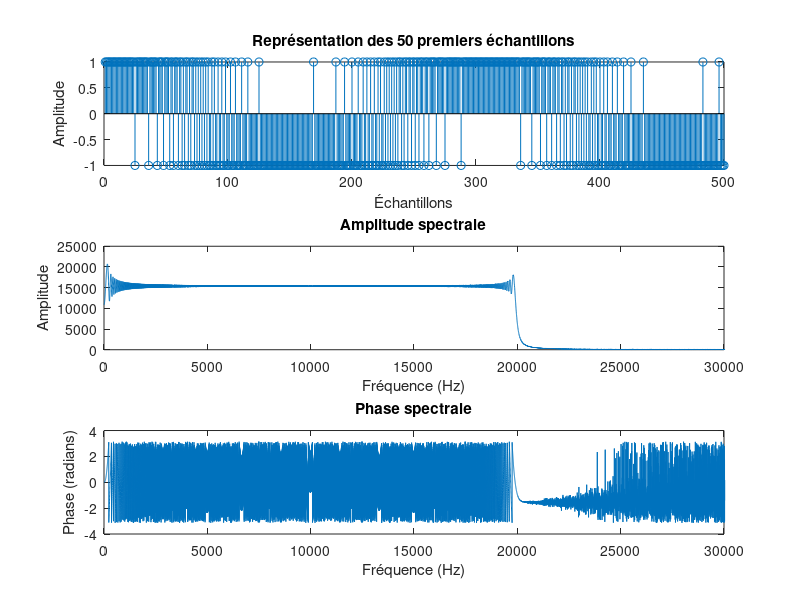

The MATLAB source for this figure: (Note: this script raises an error after producing the figure.)
close all
clear all

Data = load('pdm_in.mat');
pdm_signal = Data.in;
FS  = 6.144e6;  % Frequency
%audiowrite('Sound.wav', pdm_signal, FS);

%% Calcul de la FFT
N = length(pdm_signal);             % Nombre de points
fft_signal = fft(pdm_signal);       % Transformée de Fourier
f = (0:N-1)*(FS/N);                 % Axe des fréquences (en Hz)

% Amplitude et phase
amplitude = abs(fft_signal);        % Amplitude spectrale
phase = angle(fft_signal);          % Phase spectrale

% Représentation des 50 premiers échantillons
figure(1);
subplot(3,1,1);
stem(pdm_signal(1:500));
title("Représentation des 50 premiers échantillons");
xlabel("Échantillons");
ylabel("Amplitude");

% Amplitude et phase
amplitude = abs(fft_signal);        % Amplitude spectrale
phase = angle(fft_signal);          % Phase spectrale

% Représentation de l'amplitude spectrale
subplot(3,1,2);
plot(f, amplitude); % On affiche seulement jusqu'à FS/2 (spectre positif)
xlim([0 30000])
title("Amplitude spectrale");
xlabel("Fréquence (Hz)");
ylabel("Amplitude");

% Représentation de la phase spectrale
subplot(3,1,3);
plot(f, phase); % On affiche seulement jusqu'à FS/2 (spectre positif)
xlim([0 30000])
title("Phase spectrale");
xlabel("Fréquence (Hz)");
ylabel("Phase (radians)");

%% Faire une décimation 1. filtrer 2.sous échantillonner
%paramètres du filtre : 
% fc = 20 kHz
% BP = [20k : fs/2M] = [20k : 24k]
% Gain = 1 dB
% atténuation = (6.02*20bits + 1.76) = 122.16 dB
% on choisit un filtre passe bas IIR elliptique

%% Filtrage en cascade 

% Filtre 1 M = 16
Hd1 = filter_1_order_5();  % Fonction elliptique fournie
[b1, a1] = tf(Hd1);                     % Obtenir les coefficients du filtre IIR
% Appliquer le filtre passe-bas
filtered_signal1 = filtfilt(b1, a1, fft_signal);
% Amplitude et phase
filtered_amplitude1 = abs(filtered_signal1);        % Amplitude spectrale
filtered_phase1 = angle(filtered_signal1);          % Phase spectrale

% Filtre 2 M = 4
Hd2 = filter_2_order_5();  % Fonction elliptique fournie
[b2, a2] = tf(Hd2);                     % Obtenir les coefficients du filtre IIR
% Appliquer le filtre passe-bas
filtered_signal2 = filtfilt(b2, a2, filtered_signal1);
% Amplitude et phase
filtered_amplitude2 = abs(filtered_signal2);        % Amplitude spectrale
filtered_phase2 = angle(filtered_signal2);          % Phase spectrale

% Filtre 3 M = 2
Hd3 = filter_3_order_3();  % Fonction elliptique fournie
[b3, a3] = tf(Hd3);                     % Obtenir les coefficients du filtre IIR
% Appliquer le filtre passe-bas
filtered_signal3 = filtfilt(b3, a3, filtered_signal2);
% Amplitude et phase
filtered_amplitude3 = abs(filtered_signal3);        % Amplitude spectrale
filtered_phase3 = angle(filtered_signal3);          % Phase spectrale

%% Plots

figure(2);
% Représentation de la phase filtrée du signal 
subplot(2,1,2);
plot(f, filtered_phase1); 
xlim([0 30000]);
title("Phase filtrée");
xlabel("Fréquence (Hz)");
ylabel("Phase (radians)");
% Représentation de l'amplitude spectrale
subplot(2,1,1);
plot(f, filtered_amplitude1); 
xlim([0 30000]);
title("Amplitude spectrale filtrée");
xlabel("Fréquence (Hz)");
ylabel("Amplitude");

figure(3);
% Représentation de la phase filtrée du signal 
subplot(2,1,2);
plot(f, filtered_phase2); 
xlim([0 30000]);
title("Phase filtrée");
xlabel("Fréquence (Hz)");
ylabel("Phase (radians)");
% Représentation de l'amplitude spectrale
subplot(2,1,1);
plot(f, filtered_amplitude2); 
xlim([0 30000]);
title("Amplitude spectrale filtrée");
xlabel("Fréquence (Hz)");
ylabel("Amplitude");

figure(4);
% Représentation de la phase filtrée du signal 
subplot(2,1,2);
plot(f, filtered_phase3); 
xlim([0 30000]);
title("Phase filtrée");
xlabel("Fréquence (Hz)");
ylabel("Phase (radians)");
% Représentation de l'amplitude spectrale
subplot(2,1,1);
plot(f, filtered_amplitude3); 
xlim([0 30000]);
title("Amplitude spectrale filtrée");
xlabel("Fréquence (Hz)");
ylabel("Amplitude");
